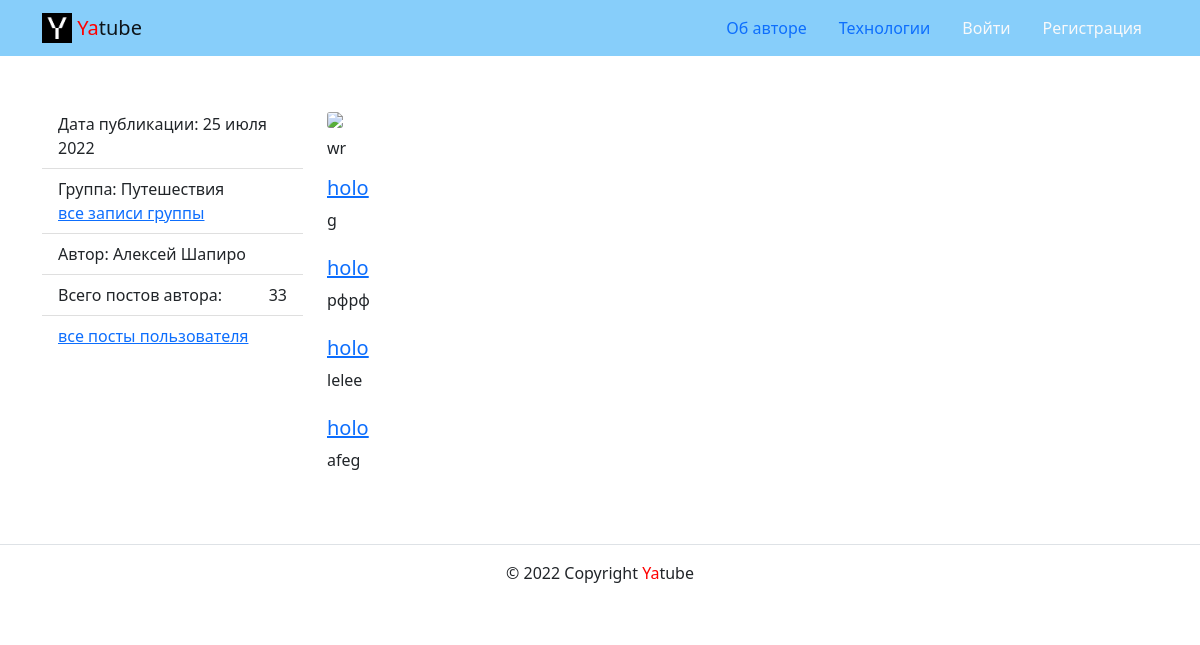
The app's page /posts/77/ with its own data.
### posts/models.py (models this page shows, shortened)
class Post(models.Model):
    text = models.TextField('Post text', help_text='Enter post text')
    pub_date = models.DateTimeField(
        'Publication date', auto_now_add=True, db_index=True
    )
    group = models.ForeignKey(
        Group,
        blank=True,
        null=True,
        on_delete=models.SET_NULL,
        related_name='posts',
        verbose_name='Group',
        help_text='Group for the post',
    )
    author = models.ForeignKey(
        User,
        on_delete=models.CASCADE,
        related_name='posts',
        verbose_name='Author',
    )
    image = models.ImageField('Image', upload_to='posts/', blank=True)
    class Meta:
        ordering = ['-pub_date']
        verbose_name = 'Post'
        verbose_name_plural = 'Posts'

class Group(models.Model):
    title = models.CharField(max_length=200)
    slug = models.SlugField(unique=True)
    description = models.TextField()
    class Meta:
        verbose_name = 'Group'
        verbose_name_plural = 'Groups'

class Comment(models.Model):
    post = models.ForeignKey(
        Post,
        on_delete=models.CASCADE,
        related_name='comments',
        verbose_name='Comments',
    )
    author = models.ForeignKey(
        User,
        on_delete=models.CASCADE,
        related_name='comments',
        verbose_name='Comments',
    )
    text = models.TextField(
        'Comment text', help_text='Leave your comment here'
    )
    created = models.DateTimeField(
        'Comment publication date', auto_now_add=True
    )
    class Meta:
        ordering = ['-created']
        verbose_name = 'Comment'
        verbose_name_plural = 'Comments'

### posts/views.py (the view)
# urls.py: path('posts/<int:post_id>/', views.post_detail, name='post_detail'),
def post_detail(request, post_id):
    post = get_object_or_404(
        Post.objects.select_related('group', 'author'),
        pk=post_id
    )
    comments = post.comments.select_related('author')
    form = CommentForm()
    context = {
        'post': post,
        'comments': comments,
        'form': form
    }
    return render(request, 'posts/post_detail.html', context)

### core/context_processors/year.py (called while the page is built)
def year(request):
    return {
        'year': datetime.datetime.now().year
    }

### templates/posts/post_detail.html (shortened to what this page needs)
{% extends "base.html" %}
{% load thumbnail %}
{% block content %}
  <div class="row">
    <aside class="col-12 col-md-3">
      <ul class="list-group list-group-flush">
        <li class="list-group-item">Дата публикации: {{ post.pub_date|date:"d E Y" }}</li>
        {% if post.group %}
          <li class="list-group-item">
            Группа: {{ post.group.title }}
            <br>
            <a href="{% url 'posts:group_list' post.group.slug %}">все записи группы</a>
          </li>
        {% endif %}
        <li class="list-group-item">Автор: {{ post.author.get_full_name }}</li>
        <li class="list-group-item d-flex justify-content-between align-items-center">
          Всего постов автора:  <span >{{ post.author.posts.count }}</span>
        </li>
        <li class="list-group-item">
          <a href="{% url 'posts:profile' post.author %}">все посты пользователя</a>
        </li>
      </ul>
    </aside>
    <article class="col-12 col-md-9">
      {% thumbnail post.image "960x339" crop="center" upscale=True as im %}
        <img class="card-img my-2" src="{{ im.url }}">
      {% endthumbnail %}
      <p>{{ post.text|linebreaksbr }}</p>
      {% include 'includes/comment.html' %}
    </article>
  </div>
{% endblock content %}

### templates/base.html (shortened to what this page needs)
{% load static %}
<!DOCTYPE html>
<html lang="ru">
  <head>
    <link rel="stylesheet" href="{% static 'css/bootstrap.min.css' %}">
  </head>
  <body>
    {% include 'includes/header.html' %}
    <main>
      <div class="container py-5">
        {% block content %}{% endblock content %}
      </div>
    </main>
    {% include 'includes/footer.html' %}
  </body>
</html>

### templates/includes/header.html
{% load static %}
<header>
  <nav class="navbar navbar-light" style="background-color: lightskyblue">
    <div class="container">
      <a class="navbar-brand" href="{% url 'posts:index' %}">
        <img src="{% static 'img/logo.png' %}"
             width="30"
             height="30"
             class="d-inline-block align-top"
             alt=""/>
        <span style="color:red">Ya</span>tube
      </a>
      <ul class="nav nav-pills">
        {% with request.resolver_match.view_name as view_name %}
          <li class="nav-item">
            <a class="nav-link {% if view_name == 'about:author' %}active{% endif %}"
               href="{% url 'about:author' %}">Об авторе</a>
          </li>
          <li class="nav-item">
            <a class="nav-link {% if view_name == 'about:tech' %}active{% endif %}"
               href="{% url 'about:tech' %}">Технологии</a>
          </li>
          {% if user.is_authenticated %}
            <li class="nav-item">
              <a class="nav-link {% if view_name == 'posts:post_create' %}active{% endif %}"
                 href="{% url 'posts:post_create' %}">Новая запись
              </a>
            </li>
            <li class="nav-item">
              <a class="nav-link {% if view_name == 'users:pwd_reset' %}active{% endif %} link-light"
                 href="{% url 'users:pwd_reset' %}">Изменить пароль
              </a>
            </li>
            <li class="nav-item">
              <a class="nav-link {% if view_name == 'users:logout' %}active{% endif %} link-light"
                 href="{% url 'users:logout' %}">Выйти
              </a>
            </li>
            <li>Пользователь: {{ user.username }}</li>
          {% else %}
            <li class="nav-item">
              <a class="nav-link {% if view_name == 'users:login' %}active{% endif %} link-light"
                 href="{% url 'users:login' %}">Войти
              </a>
            </li>
            <li class="nav-item">
              <a class="nav-link {% if view_name == 'users:signup' %}active{% endif %} link-light"
                 href="{% url 'users:signup' %}">Регистрация
              </a>
            </li>
          {% endif %}
        {% endwith %}
      </ul>
    </div>
  </nav>
</header>

### templates/includes/comment.html (shortened to what this page needs)
{% for comment in comments %}
  <div class="media mb-4">
    <div class="media-body">
      <h5 class="mt-0">
        <a href="{% url 'posts:profile' comment.author.username %}">{{ comment.author.username }}</a>
      </h5>
      <p>{{ comment.text|linebreaksbr }}</p>
    </div>
  </div>
{% endfor %}

### templates/includes/footer.html
<footer class="border-top text-center py-3">
  <p>
    © {{ year }} Copyright <span style="color:red">Ya</span>tube
  </p>
</footer>

### records on screen
Post: pub_date "25 июля 2022", group "Путешествия", author.get_full_name "Алексей Шапиро", author.posts.count "33", text "wr"
Comment: author.username "holo", text "g"
Comment: author.username "holo", text "рфрф"
Comment: author.username "holo", text "lelee"
Comment: author.username "holo", text "afeg"
